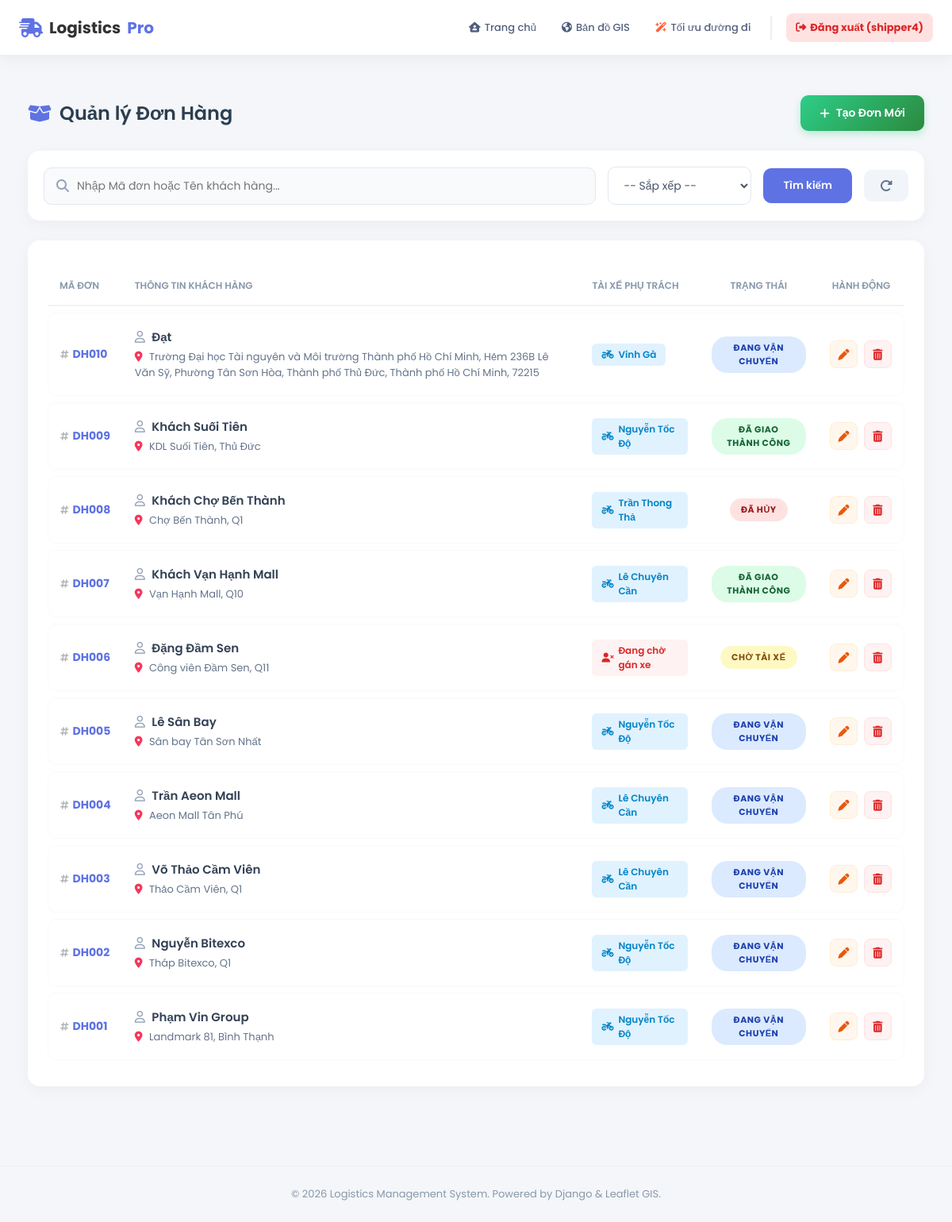
The app's page /quan-ly-don-hang/ (signed in) with its own data.
### core/models.py (models this page shows, shortened)
class DonHang(models.Model):
    ma_don = models.CharField(max_length=20, unique=True, blank=True)
    ten_nguoi_nhan = models.CharField(max_length=100)
    dia_chi_nguoi_nhan = models.CharField(max_length=200)
    sdt_nguoi_nhan = models.CharField(max_length=15)
    lat_khach = models.FloatField()
    lng_khach = models.FloatField()
    khoi_luong = models.FloatField(help_text="Đơn vị: kg")
    kho_xuat_phat = models.ForeignKey(KhoHang, on_delete=models.CASCADE)
    tai_xe = models.ForeignKey(TaiXe, on_delete=models.SET_NULL, null=True, blank=True)
    trang_thai = models.CharField(max_length=50, default='Đang xử lý')
    ngay_tao = models.DateTimeField(auto_now_add=True)

class TaiXe(models.Model):
    user = models.OneToOneField(User, on_delete=models.SET_NULL, null=True, blank=True, verbose_name="Tài khoản đăng nhập")
    ten_tai_xe = models.CharField(max_length=100)
    sdt = models.CharField(max_length=15)
    bien_so = models.CharField(max_length=20)
    loai_xe = models.CharField(max_length=50, choices=[
        ('Xe máy', 'Xe máy'),
        ('Xe tải', 'Xe tải'),
        ('Xe bán tải', 'Xe bán tải')
    ])
    trang_thai = models.CharField(max_length=20, default='Sẵn sàng')
    CA_LAM_CHOICES = [
        ('SANG', 'Ca Sáng (6h - 14h)'),
        ('CHIEU', 'Ca Chiều (14h - 22h)'),
        ('DEM', 'Ca Đêm (22h - 6h)'),
    ]
    ca_lam_viec = models.CharField(max_length=10, choices=CA_LAM_CHOICES, default='SANG', verbose_name="Ca làm việc")
    dang_lam_viec = models.BooleanField(default=False, verbose_name="Đang Online (Chấm công)")
    tong_don_thang_nay = models.IntegerField(default=0, verbose_name="KPI Số đơn/Tháng")
    doanh_thu_tich_luy = models.DecimalField(max_digits=15, decimal_places=0, default=0, verbose_name="Doanh thu tích lũy")

### core/views.py (the view)
# urls.py: path('quan-ly-don-hang/', views.quan_ly_don_hang, name='quan_ly_don_hang'),
@login_required(login_url='core:login')
def quan_ly_don_hang(request):
    ds = DonHang.objects.all().order_by('-ngay_tao')
    q = request.GET.get('q')
    if q: ds = ds.filter(Q(ma_don__icontains=q) | Q(ten_nguoi_nhan__icontains=q))
    sort = request.GET.get('sort')
    if sort == 'trang_thai': ds = ds.order_by('trang_thai')
    return render(request, 'order_manager.html', {'ds_don': ds})

### templates/order_manager.html (shortened to what this page needs)
{% extends "base.html" %}
{% load static %}
{% block content %}
<link rel="stylesheet" href="https://cdnjs.cloudflare.com/ajax/libs/font-awesome/6.4.0/css/all.min.css">
<div class="dashboard-container">
    <div class="page-header">
        <h2 class="page-title"><i class="fa-solid fa-box-open" style="color: #5e72e4;"></i> Quản lý Đơn Hàng</h2>
        <a href="{% url 'core:them_don_hang' %}" class="btn-add">
            <i class="fa-solid fa-plus"></i> Tạo Đơn Mới
        </a>
    </div>
    <form method="GET" class="toolbar">
        <div class="search-box">
            <i class="fa-solid fa-magnifying-glass" style="color: #94a3b8;"></i>
            <input type="text" name="q" placeholder="Nhập Mã đơn hoặc Tên khách hàng..." value="{{ request.GET.q|default:'' }}">
        </div>
        <select name="sort" onchange="this.form.submit()" class="filter-select">
            <option value="">-- Sắp xếp --</option>
        </select>
        <button type="submit" class="btn-search">Tìm kiếm</button>
        <a href="{% url 'core:quan_ly_don_hang' %}" class="btn-reset" title="Xóa bộ lọc">
            <i class="fa-solid fa-rotate-right"></i>
        </a>
    </form>
    <div class="table-card">
        <table class="custom-table">
            <thead>
                <tr>
                    <th>Mã Đơn</th>
                    <th>Thông tin Khách Hàng</th>
                    <th>Tài Xế Phụ Trách</th>
                    <th style="text-align: center;">Trạng Thái</th>
                    <th style="text-align: center;">Hành động</th>
                </tr>
            </thead>
            <tbody>
                {% for don in ds_don %}
                <tr>
                    <td>
                        <a href="{% url 'core:chi_tiet' don.ma_don %}" class="order-id" title="Xem bản đồ lộ trình">
                            <i class="fa-solid fa-hashtag" style="font-size: 12px; color: #adb5bd;"></i>{{ don.ma_don }}
                        </a>
                    </td>
                    <td>
                        <div style="font-weight: 600; color: #334155; font-size: 15px; margin-bottom: 4px;">
                            <i class="fa-regular fa-user" style="color: #94a3b8; margin-right: 5px;"></i> {{ don.ten_nguoi_nhan }}
                        </div>
                        <div style="font-size: 13px; color: #64748b;">
                            <i class="fa-solid fa-location-dot" style="color: #f5365c; margin-right: 5px;"></i> {{ don.dia_chi_nguoi_nhan }}
                        </div>
                    </td>
                    <td>
                        {% if don.tai_xe %}
                            <span class="badge-shipper">
                                <i class="fa-solid fa-motorcycle"></i> {{ don.tai_xe.ten_tai_xe }}
                            </span>
                        {% else %}
                            <span class="badge-no-shipper">
                                <i class="fa-solid fa-user-xmark"></i> Đang chờ gán xe
                            </span>
                        {% endif %}
                    </td>
                    <td style="text-align: center;">
                        <span class="status-badge">{{ don.trang_thai }}</span>
                    </td>
                    <td>
                        <div class="action-group">
                            <a href="{% url 'core:sua_don_hang' don.id %}" class="btn-action btn-edit" title="Sửa thông tin đơn">
                                <i class="fa-solid fa-pen"></i>
                            </a>
                            <a href="{% url 'core:xoa_don_hang' don.id %}" class="btn-action btn-delete"
                               onclick="return confirm('⚠️ Cảnh báo: Việc xóa đơn hàng {{ don.ma_don }} không thể khôi phục.\nBạn có chắc chắn?')" title="Hủy đơn hàng">
                                <i class="fa-solid fa-trash-can"></i>
                            </a>
                        </div>
                    </td>
                </tr>
                {% endfor %}
            </tbody>
        </table>
    </div>
</div>
{% endblock %}

### templates/base.html (shortened to what this page needs)
{% load static %}
<!DOCTYPE html>
<html lang="vi">
<head>
    <link rel="stylesheet" href="https://cdnjs.cloudflare.com/ajax/libs/font-awesome/6.4.0/css/all.min.css">
</head>
<body>
    <nav class="navbar">
        <a href="{% url 'core:home' %}" class="nav-brand">
            <i class="fa-solid fa-truck-fast"></i>
            Logistics<span style="color: #5e72e4;">Pro</span>
        </a>
       <ul class="nav-links">
            <li class="nav-item">
                {% if user.is_authenticated and user.taixe %}
                    <a href="{% url 'core:app_shipper' %}"><i class="fa-solid fa-house-user"></i> Trang chủ </a>
                {% else %}
                    <a href="{% url 'core:home' %}"><i class="fa-solid fa-house"></i> Trang chủ</a>
                {% endif %}
            </li>
            {% if user.is_authenticated %}
                <li class="nav-item">
                    <a href="{% url 'core:ban_do_chung' %}">
                        <i class="fa-solid fa-earth-americas"></i> Bản đồ GIS
                    </a>
                </li>
                <li class="nav-item">
                    <a href="{% url 'core:toi_uu' %}">
                        <i class="fa-solid fa-wand-magic-sparkles" style="color: #fb6340;"></i> Tối ưu đường đi
                    </a>
                </li>
                <li style="border-left: 2px solid #eee; height: 30px; margin: 0 5px;"></li>
                <li class="nav-item" style="margin-left: 5px;">
                    <a href="{% url 'core:logout' %}" style="background: #fee2e2; color: #dc2626; font-weight: bold;">
                        <i class="fa-solid fa-right-from-bracket"></i> Đăng xuất ({{ user.username }})
                    </a>
                </li>
            {% endif %}
        </ul>
    </nav>
    <main style="min-height: 80vh; padding: 20px;">
        {% block content %}
        {% endblock %}
    </main>
    <footer class="footer">
        &copy; 2026 Logistics Management System. Powered by Django & Leaflet GIS.
    </footer>
    <link href="https://cdn.jsdelivr.net/npm/select2@4.1.0-rc.0/dist/css/select2.min.css" rel="stylesheet" />
</body>
</html>

### templates/base.html (style rules this page uses)
* { margin: 0; padding: 0; box-sizing: border-box; }
body { font-family: 'Poppins', sans-serif; background-color: #f4f6f9; color: #333; }
.navbar { background: rgba(255, 255, 255, 0.95); backdrop-filter: blur(10px); height: 70px; display: flex; justify-content: space-between; align-items: center; padding: 0 2%; position: sticky; top: 0; z-index: 1000; box-shadow: 0 4px 20px rgba(0,0,0,0.05); border-bottom: 1px solid #eee; }
.nav-brand { font-size: 20px; font-weight: 700; color: #333; text-decoration: none; display: flex; align-items: center; gap: 8px; margin-right: 15px; }
.nav-brand i { color: #5e72e4; font-size: 24px; }
.nav-links { display: flex; gap: 8px; list-style: none; align-items: center; flex-wrap: nowrap; }
.nav-item a { text-decoration: none; color: #525f7f; font-weight: 500; font-size: 13px; transition: all 0.3s ease; display: flex; align-items: center; gap: 5px; padding: 8px 12px; border-radius: 8px; white-space: nowrap; }
input[type="text"], input[type="password"], input[type="number"], input[type="email"], input[type="tel"], select, textarea, .form-control { border: 2px solid #e2e8f0; border-radius: 10px; padding: 10px 15px; font-size: 14px; transition: all 0.3s; background-color: #f8fafc; color: #334155; outline: none; font-family: inherit; }
.footer { text-align: center; padding: 25px; color: #8898aa; font-size: 13px; margin-top: 50px; border-top: 1px solid #eee; }

### records on screen
DonHang: ma_don "DH010", ten_nguoi_nhan "Đạt", dia_chi_nguoi_nhan "Trường Đại học Tài nguyên và Môi trường Thành phố Hồ Chí Minh, Hẻm 236B Lê Văn Sỹ, Phường Tân Sơn Hòa, Thành phố Thủ Đức, Thành phố Hồ Chí Minh, 72215", tai_xe.ten_tai_xe "Vinh Gà", trang_thai "ĐANG VẬN CHUYỂN"
DonHang: ma_don "DH009", ten_nguoi_nhan "Khách Suối Tiên", dia_chi_nguoi_nhan "KDL Suối Tiên, Thủ Đức", tai_xe.ten_tai_xe "Nguyễn Tốc Độ", trang_thai "ĐÃ GIAO THÀNH CÔNG"
DonHang: ma_don "DH008", ten_nguoi_nhan "Khách Chợ Bến Thành", dia_chi_nguoi_nhan "Chợ Bến Thành, Q1", tai_xe.ten_tai_xe "Trần Thong Thả", trang_thai "ĐÃ HỦY"
DonHang: ma_don "DH007", ten_nguoi_nhan "Khách Vạn Hạnh Mall", dia_chi_nguoi_nhan "Vạn Hạnh Mall, Q10", tai_xe.ten_tai_xe "Lê Chuyên Cần", trang_thai "ĐÃ GIAO THÀNH CÔNG"
DonHang: ma_don "DH006", ten_nguoi_nhan "Đặng Đầm Sen", dia_chi_nguoi_nhan "Công viên Đầm Sen, Q11", shows "Đang chờ gán xe", trang_thai "CHỜ TÀI XẾ"
DonHang: ma_don "DH005", ten_nguoi_nhan "Lê Sân Bay", dia_chi_nguoi_nhan "Sân bay Tân Sơn Nhất", tai_xe.ten_tai_xe "Nguyễn Tốc Độ", trang_thai "ĐANG VẬN CHUYỂN"
DonHang: ma_don "DH004", ten_nguoi_nhan "Trần Aeon Mall", dia_chi_nguoi_nhan "Aeon Mall Tân Phú", tai_xe.ten_tai_xe "Lê Chuyên Cần", trang_thai "ĐANG VẬN CHUYỂN"
DonHang: ma_don "DH003", ten_nguoi_nhan "Võ Thảo Cầm Viên", dia_chi_nguoi_nhan "Thảo Cầm Viên, Q1", tai_xe.ten_tai_xe "Lê Chuyên Cần", trang_thai "ĐANG VẬN CHUYỂN"
DonHang: ma_don "DH002", ten_nguoi_nhan "Nguyễn Bitexco", dia_chi_nguoi_nhan "Tháp Bitexco, Q1", tai_xe.ten_tai_xe "Nguyễn Tốc Độ", trang_thai "ĐANG VẬN CHUYỂN"
DonHang: ma_don "DH001", ten_nguoi_nhan "Phạm Vin Group", dia_chi_nguoi_nhan "Landmark 81, Bình Thạnh", tai_xe.ten_tai_xe "Nguyễn Tốc Độ", trang_thai "ĐANG VẬN CHUYỂN"

### other values on screen
{{ user.username }} "shipper4"
